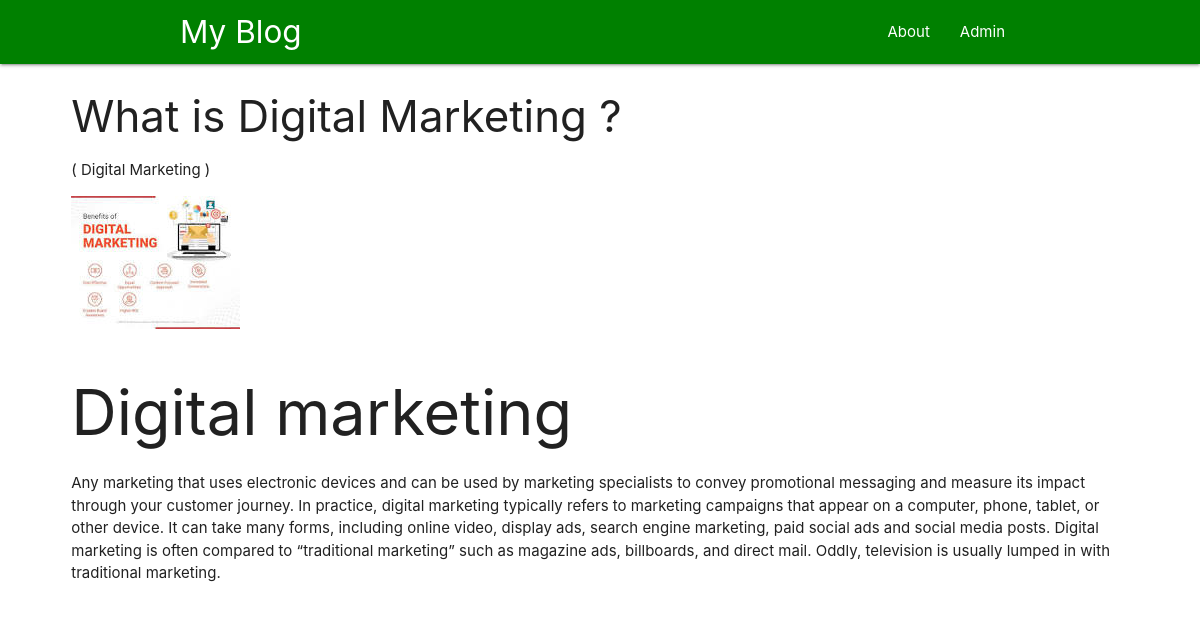
Screenshot of /blog/DigitalMarketing with the database file from the repository.
### blog/models.py (models this page shows, shortened)
class Post(models.Model):
    post_id=models.AutoField(primary_key=True)
    title=models.CharField(max_length=200)
    content=HTMLField() # To display better content using tinymce and include(urls)
    url=models.CharField(max_length=100)
    cat=models.ForeignKey(Category,on_delete=models.CASCADE)
    image=models.ImageField(upload_to='post/')

class Category(models.Model):
    cat_id=models.AutoField(primary_key=True)
    title=models.CharField(max_length=100)
    description=models.TextField()
    url=models.CharField(max_length=100)
    image=models.ImageField(upload_to='category/')
    add_date=models.DateTimeField(auto_now_add=True,null=True)

### blog/views.py (the view)
# urls.py: path('blog/<slug:url>',post)
def post(request,url):
    post=Post.objects.get(url=url)
    return render(request,'posts.html',{'post':post})

### templates/posts.html (shortened to what this page needs)
{% extends 'base.html'%}
{%block content%}
<div class='container-custom'>
    <div class='row'>
        <div class='col s12 12 l12'>
            <h3>{{post.title}}</h3>
            <p>( {{ post.cat.title }} )</p>
            <img src="/media/{{post.image}}" class="responsive-img" alt="">
            <br>
            <p>
                {{post.content | safe}}
            </p>
        </div>
    </div>
</div>
{%endblock%}

### templates/base.html (shortened to what this page needs)
<!DOCTYPE html>
<html>
<head>
<link rel="stylesheet" href="https://cdnjs.cloudflare.com/ajax/libs/materialize/1.0.0/css/materialize.min.css">
{%load static%}
<link rel="stylesheet" href="{% static 'css/style.css'%}">
<link rel="stylesheet" href="style.css">
</head>
<body>
    {% include "header.html" %}
    {%block content%}
    {%endblock%}
</body>
</html>

### templates/header.html (shortened to what this page needs)
  <nav class='bg-primary'>
    <div class="container">
      <div class="nav-wrapper">
        <a href="/home" class="brand-logo">My Blog</a>
        <ul class="right hide-on-med-and-down">
          <li><a href="/about">About</a></li>
          <li><a href="/admin">Admin</a></li>
        </ul>
      </div>
    </div>
  </nav>

### blog/static/css/style.css (style rules this page uses)
.bg-primary { background-color: green; }
.container-custom { width:90%; margin:auto; }

### rows the page displays
Post: title "What is Digital Marketing ?", cat "Digital Marketing", image (picture), content "Digital marketing Any marketing that uses electronic devices and can be used by marketing specialists to convey promotional messaging and measure its impact through your customer journey. In practice, digital marketing typically refers to marketing campaigns that appear on a computer, phone, tablet, or other device. It can take many forms, including online video, display ads, search engine marketing, paid social ads and social media posts. Digital marketing is often compared to “traditional marketing” such as magazine ads, billboards, and direct mail. Oddly, television is usually lumped in with traditional marketing."
